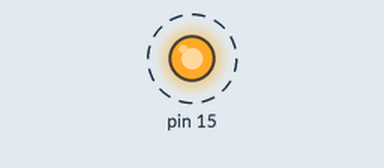
Recording of a sketch running on a simulated Arduino Uno, built with avr-gcc and run on an emulated ATmega328P. Parts: output pins drawn as LEDs (lit = HIGH). Dashed ring = blinking.

Above: at 0.2 s.
Timing chart, 0 to 3.0 s (numbered marks = the images above):
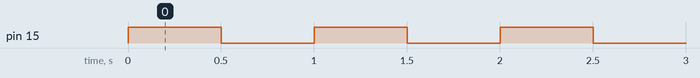

Measured:
- by itself, pin 15: alternates HIGH for 0.50 s and LOW for 0.50 s

The sketch:

blink.ino
```cpp
int WAITFOR = 500;

void setup(){
   pinMode(15, OUTPUT);
}

void loop(){

   digitalWrite(15, HIGH);
   delay(WAITFOR);
   digitalWrite(15, LOW);
   delay(WAITFOR);

}
```
